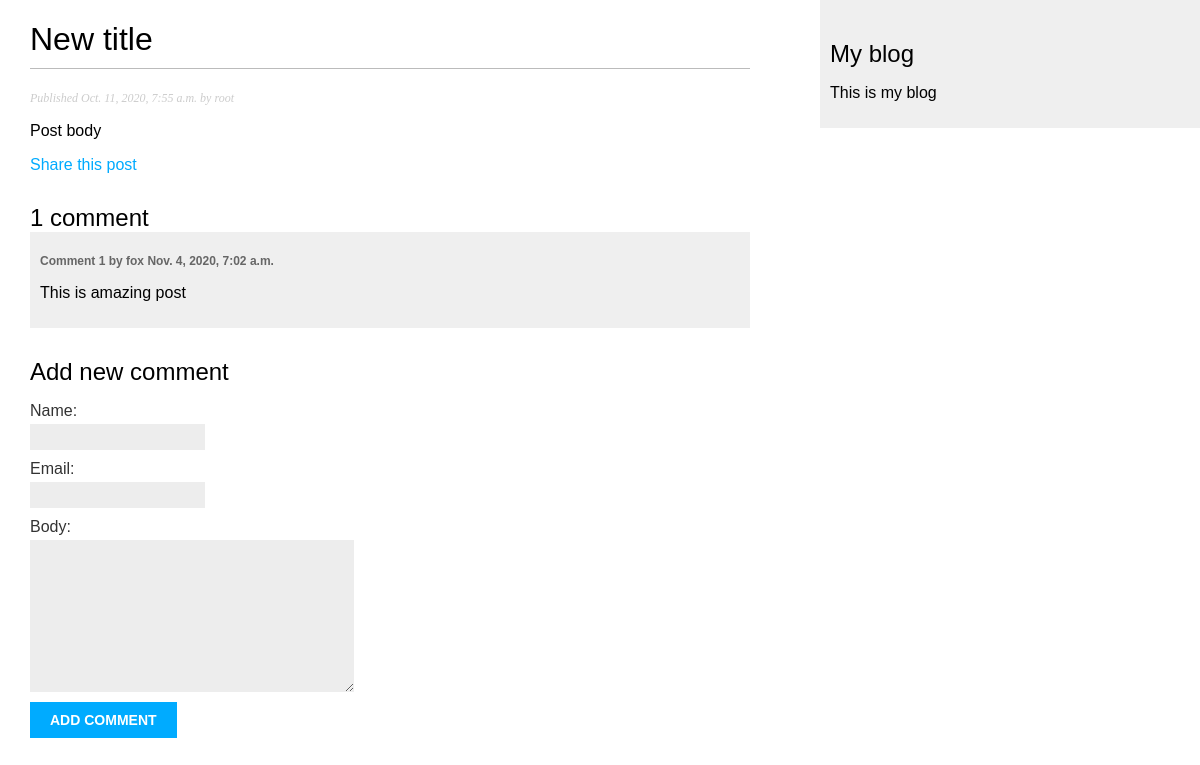
Page /blog/2020/10/11/another-post/ on the earlier database version.
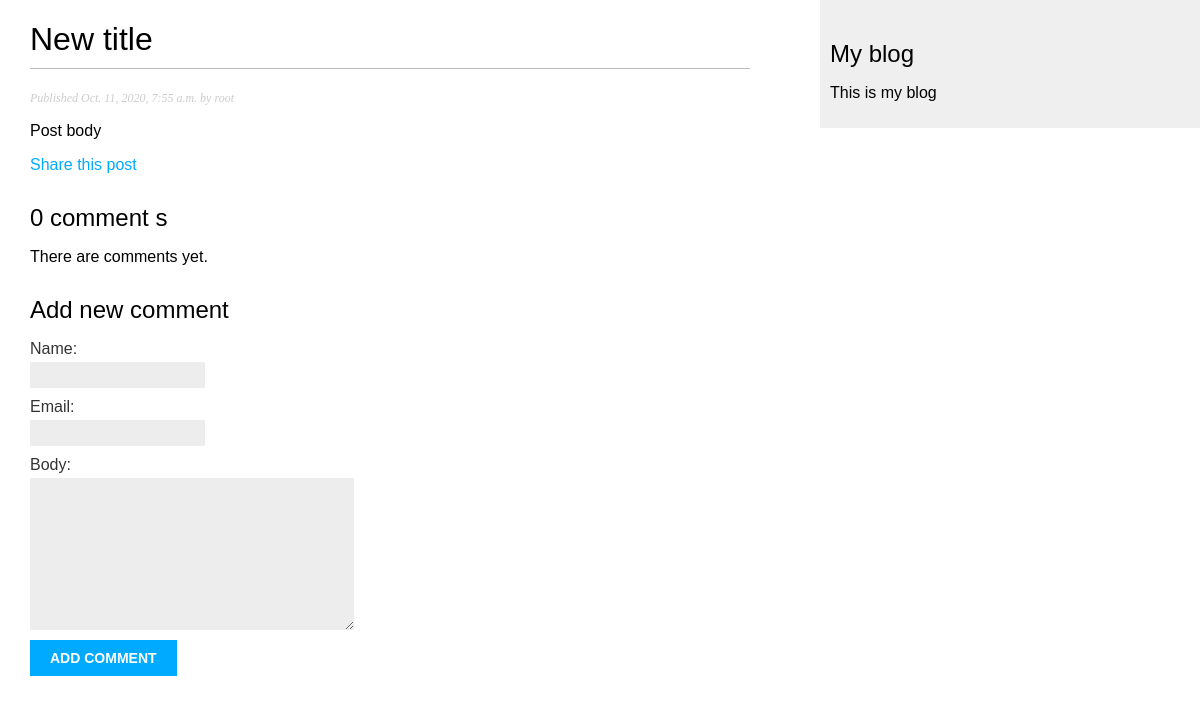
Same page on the later database version.
### blog/models.py (models this page shows, shortened)
class Post(models.Model):
	objects = models.Manager()
	published = PublishedManager()
	STATUS_CHOICES = (
		('draft', 'Draft'),
		('published', 'Published')
	)
	title = models.CharField(max_length=250)
	slug = models.SlugField(max_length=250)
	author = models.ForeignKey(User, on_delete=models.CASCADE, related_name='blog_post')
	body = models.TextField()
	publish = models.DateTimeField(default=timezone.now)
	created = models.DateTimeField(auto_now_add=True)
	updated = models.DateTimeField(auto_now=True)
	status = models.CharField(max_length=10, choices=STATUS_CHOICES, default='draft')
	tags = TaggableManager()
	class Meta:
		ordering = ('-publish',)

class Comment(models.Model):
	post = models.ForeignKey(Post, on_delete=models.CASCADE, related_name='comments')
	name = models.CharField(max_length=80)
	email = models.EmailField()
	body = models.TextField()
	created = models.DateTimeField(auto_now_add=True)
	updated = models.DateTimeField(auto_now=True)
	active = models.BooleanField(default=True)
	class Meta:
		ordering = ('created',)

### blog/views.py (the view)
def post_detail(request, year, month, day, post):
    post = get_object_or_404(Post, slug=post,
                                   status='published',
                                   publish__year=year,
                                   publish__month=month,
                                   publish__day=day)
    comments = post.comments.filter(active=True)
    new_comment = None
    if request.method == 'POST':
        comment_form = CommentForm(data=request.POST)
        if comment_form.is_valid():
            new_comment = comment_form.save(commit=False)
            new_comment.post = post
            new_comment.save()
    else:
        comment_form = CommentForm()
    return render(request,
                  'blog/post/detail.html',
                  {'post': post,
                   'comments': comments,
                   'new_comment': new_comment,
                   'comment_form': comment_form,
                   }
                   )

### blog/forms.py
class CommentForm(forms.ModelForm):
	class Meta:
		model = Comment
		fields = ('name', 'email', 'body')

### blog/templates/blog/post/detail.html (shortened to what this page needs)
{% extends 'blog/base.html' %}
{% block content %}
	<h1>{{ post.title }}</h1>
	<p class="date">Published {{ post.publish }} by {{ post.author }}</p>
	{{ post.body|linebreaks }}
	<p>
		<a href="{% url 'blog:post_share' post.id %} ">Share this post</a>
	</p>
	{% with comments.count as total_comments %}
		<h2>{{ total_comments }} comment {{ total_comments|pluralize }}</h2>
	{% endwith %}
	{% for comment in comments %}
		<div class="comment">
			<p class="info">
				Comment {{ forloop.counter }} by {{ comment.name }}
				{{ comment.created }}
			</p>
			{{ comment.body|linebreaks }}
		</div>
	{% empty %}
	<p>There are comments yet.</p>
	{% endfor %}
	{% if new_comment %}
	<h2>Your comment has added.</h2>
	{% else %}
	<h2>Add new comment</h2>
	<form action="." method="post">
		{{ comment_form.as_p }}
		<p> <input type="submit" value="Add comment"> </p>
	</form>
	{% endif %}
{% endblock %}

### blog/templates/blog/base.html (shortened to what this page needs)
{% load static %}
<!DOCTYPE html>
<html>
<head>
	<link rel="stylesheet" type="text/css" href="{% static 'css/blog.css' %}">
</head>
<body>
	<div id="content">
		{% block content %}
		{% endblock %}
	</div>
	<div id="sidebar">
		<h2>My blog</h2>
		<p>This is my blog</p>
	</div>
</body>
</html>

### blog/static/css/blog.css (style rules this page uses)
body { margin:0; padding:0; font-family:helvetica, sans-serif; }
a { color:#00abff; text-decoration:none; }
h1 { font-weight:normal; border-bottom:1px solid #bbb; padding:0 0 10px 0; }
h2 { font-weight:normal; margin:30px 0 0; }
#content { float:left; width:60%; padding:0 0 0 30px; }
#sidebar { float:right; width:30%; padding:10px; background:#efefef; height:100%; }
p.date { color:#ccc; font-family: georgia, serif; font-size: 12px; font-style: italic; }
label { float:left; clear:both; color:#333; margin-bottom:4px; }
input, textarea { clear:both; float:left; margin:0 0 10px; background:#ededed; border:0; padding:6px 10px; font-size:12px; }
input[type=submit] { font-weight:bold; background:#00abff; color:#fff; padding:10px 20px; font-size:14px; text-transform:uppercase; }

Differences in the rows shown:
no longer on this page (row edited): Comment: name "fox", created "Nov. 4, 2020, 7:02 a.m.", body "This is amazing post"
Other differences:
{{ total_comments }}: "1" → "0"
text now shown: "There are comments yet."
